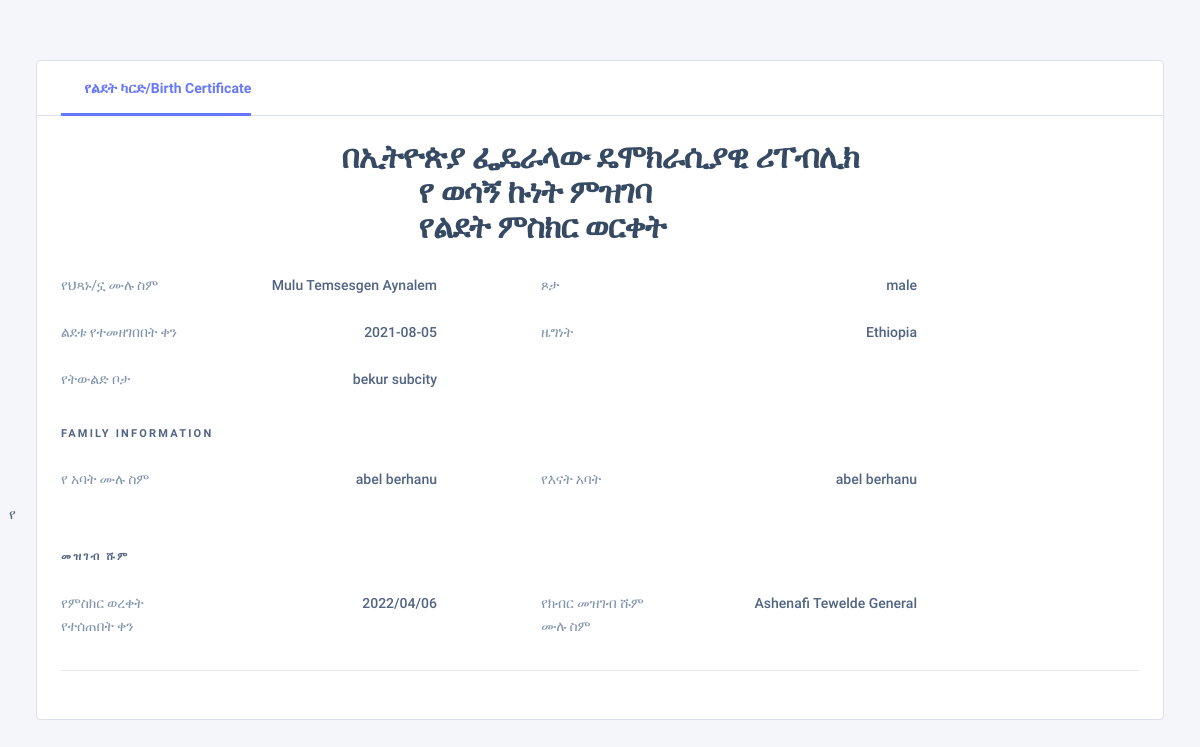
The app's page /chairman/give_birth_certificates.php?id=14 (signed in) with its own data.
### tables this page shows
CREATE TABLE `resident` (
  `id` int(11) NOT NULL,
  `custom_id` varchar(100) NOT NULL DEFAULT 'KMSR/',
  `residentUsername` varchar(30) NOT NULL,
  `recordOfficerId` int(11) NOT NULL,
  `userPhoto` varchar(255) NOT NULL,
  `firstName` varchar(99) NOT NULL,
  `nationality` varchar(99) NOT NULL,
  `woreda` varchar(50) NOT NULL,
  `region` varchar(50) NOT NULL,
  `kebele` varchar(10) NOT NULL,
  `birthDate` date NOT NULL,
  `gender` varchar(30) NOT NULL,
  `houseNumber` int(11) NOT NULL,
  `phoneNumber` int(11) NOT NULL,
  `motherFullName` varchar(200) NOT NULL,
  `fatherFullName` varchar(200) NOT NULL,
  `levelOfEducation` varchar(200) NOT NULL,
  `profession` varchar(200) NOT NULL,
  `maritalStatus` varchar(200) NOT NULL,
  `emergencyFamilyName` varchar(200) NOT NULL,
  `emergencyFamilyNumber` int(11) NOT NULL,
  `city` varchar(200) NOT NULL,
  `createdDate` datetime NOT NULL DEFAULT current_timestamp(),
  `status` varchar(55) NOT NULL DEFAULT 'active'
);

### chairman/give_birth_certificates.php (the view, shortened to what this page needs)
<!DOCTYPE html>
<html lang="zxx" class="js">
<?php include './include/header.php' ?>
<?php include '../database/database.php' ?>
<?php
$uid = intval($_GET['id']);
?>
<body class="nk-body bg-lighter npc-general has-sidebar ">
    <div class="nk-app-root">
        <div class="nk-main ">
            <div class="nk-wrap ">
                <div class="nk-content ">
                    <div class="container-fluid">
                        <div class="nk-content-inner">
                            <div class="nk-content-body">
                                <div class="nk-block-head nk-block-head-sm">
                                </div>
                                <div class="nk-block">
                                    <div class="card card-bordered">
                                        <?php
                                        $sql = mysqli_query($conn, "SELECT * FROM `resident` WHERE `id` = '$uid'");
                                        while ($row = mysqli_fetch_assoc($sql)) {
                                            $firstName = $row['firstName'];
                                            $nationality = $row['nationality'];
                                            $birthDate = $row['birthDate'];
                                            $gender = $row['gender'];
                                            $motherFullName = $row['motherFullName'];
                                            $fatherFullName = $row['fatherFullName'];
                                            $city = $row['city'];
                                        ?>
                                        <div class="card-aside-wrap">
                                            <div class="card-content">
                                                <ul class="nav nav-tabs nav-tabs-mb-icon nav-tabs-card">
                                                    <li class="nav-item">
                                                        <a class="nav-link active" href="#"><em
                                                                class="icon ni ni-user-circle"></em><span>የልደት ካርድ/Birth
                                                                Certificate</span></a>
                                                    </li>
                                                    <li class="nav-item nav-item-trigger d-xxl-none">
                                                        <a href="#" class="toggle btn btn-icon btn-trigger"
                                                            data-target="userAside"><em
                                                                class="icon ni ni-user-list-fill"></em></a>
                                                    </li>
                                                </ul>
                                                <div class="card-inner">
                                                    <div class="nk-block">
                                                        <div class="nk-block-head d-flex justify-content-center">
                                                            <h3 class="title align-center"> በኢትዮጵያ ፌዴራላው ዴሞክራሲያዊ
                                                                ሪፐብሊክ<br>&nbsp; &nbsp; &nbsp; &nbsp; &nbsp; የ ወሳኝ ኩነት
                                                                ምዝገባ <br>&nbsp; &nbsp; &nbsp; &nbsp; &nbsp;
                                                                የልደት ምስክር ወርቀት</h3>
                                                        </div>
                                                        <div class="profile-ud-list">
                                                            <div class="profile-ud-item">
                                                                <div class="profile-ud wider">
                                                                    <span class="profile-ud-label">የህጻኑ/ኗ ሙሉ ስም</span>
                                                                    <span
                                                                        class="profile-ud-value"><?php echo $firstName  ?></span>
                                                                </div>
                                                            </div>
                                                            <div class="profile-ud-item">
                                                                <div class="profile-ud wider">
                                                                    <span class="profile-ud-label">ጾታ </span>
                                                                    <span
                                                                        class="profile-ud-value"><?php echo htmlspecialchars($gender) ?></span>
                                                                </div>
                                                            </div>
                                                            <div class="profile-ud-item">
                                                                <div class="profile-ud wider">
                                                                    <span class="profile-ud-label">ልደቱ የተመዘገበበት ቀን
                                                                    </span>
                                                                    <span
                                                                        class="profile-ud-value"><?php echo htmlspecialchars($birthDate) ?></span>
                                                                </div>
                                                            </div>
                                                            <div class="profile-ud-item">
                                                                <div class="profile-ud wider">
                                                                    <span class="profile-ud-label">ዜግነት </span>
                                                                    <span
                                                                        class="profile-ud-value"><?php echo htmlspecialchars($nationality) ?></span>
                                                                </div>
                                                            </div>
                                                            <div class="profile-ud-item">
                                                                <div class="profile-ud wider">
                                                                    <span class="profile-ud-label">የትውልድ ቦታ</span>
                                                                    <span
                                                                        class="profile-ud-value"><?php echo htmlspecialchars($city) ?></span>
                                                                </div>
                                                            </div>
                                                        </div>
                                                    </div>
                                                    <div class="nk-block">
                                                        <div class="nk-block-head nk-block-head-line">
                                                            <h6 class="title overline-title text-base">Family
                                                                Information</h6>
                                                        </div>
                                                        <div class="profile-ud-list">
                                                            <div class="profile-ud-item">
                                                                <div class="profile-ud wider">
                                                                    <span class="profile-ud-label">የ አባት ሙሉ ስም </span>
                                                                    <span
                                                                        class="profile-ud-value"><?php echo htmlspecialchars($fatherFullName) ?></span>
                                                                </div>
                                                            </div>
                                                            <div class="profile-ud-item">
                                                                <div class="profile-ud wider">
                                                                    <span class="profile-ud-label">የእናት አባት</span>
                                                                    <span
                                                                        class="profile-ud-value"><?php echo htmlspecialchars($motherFullName) ?></span>
                                                                </div>
                                                            </div>
                                                            የ
                                                        </div>
                                                    </div>
                                                    <div class="nk-block">
                                                        <div class="nk-block-head nk-block-head-line">
                                                            <h6 class="title overline-title text-base">መዝገብ ሹም</h6>
                                                        </div>
                                                        <div class="profile-ud-list">
                                                            <div class="profile-ud-item">
                                                                <div class="profile-ud wider">
                                                                    <span class="profile-ud-label">የምስክር ወረቀት የተሰጠበት ቀን
                                                                    </span>
                                                                    <span
                                                                        class="profile-ud-value"><?php echo date("Y/m/d"); ?></span>
                                                                </div>
                                                            </div>
                                                            <div class="profile-ud-item">
                                                                <div class="profile-ud wider">
                                                                    <span class="profile-ud-label">የክብር መዝገብ ሹም ሙሉ ስም
                                                                    </span>
                                                                    <span
                                                                        class="profile-ud-value"><?php echo $_SESSION['fullName'] ?></span>
                                                                </div>
                                                            </div>
                                                        </div>
                                                    </div>
                                                    <div class="nk-divider divider md"></div>
                                                </div>
                                            </div>
                                        </div>
                                        <?php } ?>
                                    </div>
                                </div>
                            </div>
                        </div>
                    </div>
                </div>
            </div>
        </div>
    </div>
</body>
</html>

### records on screen
resident: firstName "Mulu Temsesgen Aynalem", gender "male", birthDate "2021-08-05", nationality "Ethiopia", city "bekur subcity", fatherFullName "abel berhanu", motherFullName "abel berhanu"
